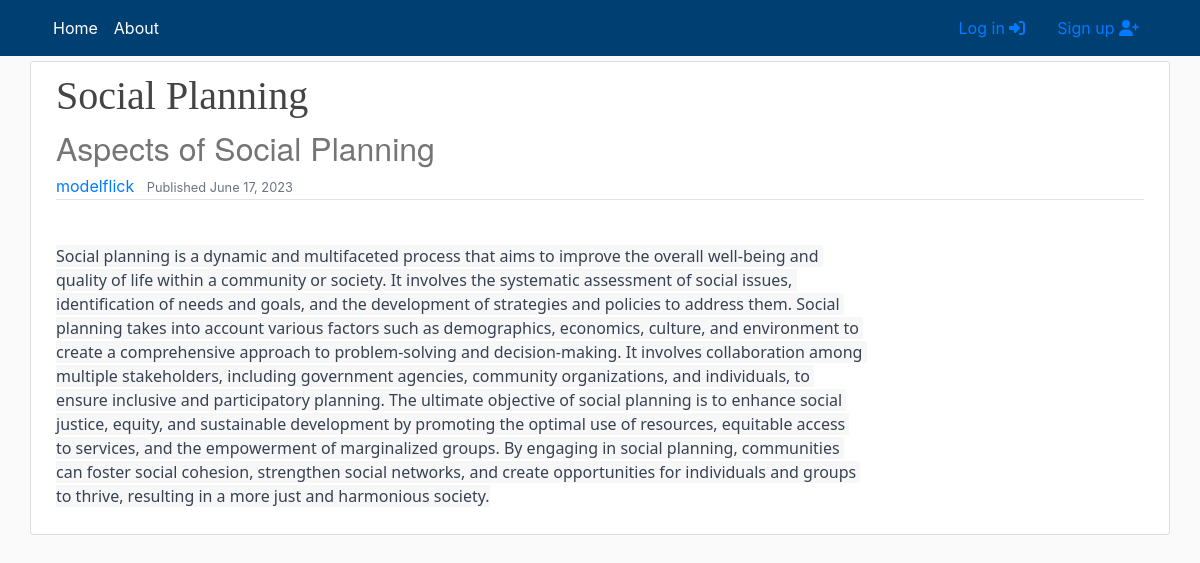
/urbanplanning/socialplanning, run on the app's committed database.
### main/models.py (models this page shows, shortened)
class Article(models.Model):
    def image_upload_to(self, instance=None):
        if instance:
            return os.path.join("ArticleSeries", slugify(self.series.slug),slugify(self.article_slug), instance)
        return None
    title = models.CharField(max_length=200)
    subtitle = models.CharField(max_length=200, default = '', blank = True)
    article_slug = models.SlugField('Article slug', null=False, blank= False, unique=True)
    content = HTMLField(blank=True, default='')
    notes = HTMLField(blank=True, default='')
    published = models.DateTimeField('Date published', default=timezone.now)
    modified = models.DateTimeField('Date modified', default=timezone.now)
    series = models.ForeignKey(ArticleSeries, default= '', verbose_name='Series', on_delete=models.SET_DEFAULT)
    author = models.ForeignKey(get_user_model(), default=1, on_delete=models.SET_DEFAULT)
    image = models.ImageField(default = 'default/noimage.jpg',upload_to = image_upload_to, max_length = 255)
    @property
    def slug(self):
        return self.series.slug + '/' + self.article_slug
    class Meta:
        verbose_name_plural = 'Article'
        ordering = ['-published']

### users/models.py (models this page shows)
class CustomUser(AbstractUser):
    def image_upload_to(self, instance=None):
        if instance:
            return os.path.join("Users", self.username, instance)
        return None
    STATUS = (
        ('regular','regular'),
        ('subscriber','subscriber'),
        ('moderator','moderator')
    )
    email = models.EmailField(unique=True)
    status = models.CharField(max_length=100, choices=STATUS, default='regular')
    description = models.TextField('Description', max_length=600, default='', blank = True)
    image = models.ImageField(default = 'default/user.jpg',upload_to = image_upload_to)
    def __str__(self):
        return self.username

### main/views.py (the view)
# urls.py: path('<series>/<article>', views.article, name = 'series'),
def article(request, series: str, article: str):
    matching_article = Article.objects.filter(series__slug=series, article_slug = article).first()
    return render(
        request=request,
        template_name = 'main/article.html',
        context = {'object': matching_article}
        )

### main/templates/main/article.html
{% extends "main/header.html" %}
{% block content %}
<div class="row media content-section mobiledevice">
    <div class="col-lg-12 col-md-12 col-sm-12">
        <div class="d-flex">
            <div>
                <h1 class="title-style">{{ object.title }}</h1>
                <h2 class="subtitle-style">{{ object.subtitle }}</h2>
            </div>
        </div>
        <div class="d-flex article-metadata">
            <div>
                <a class='mr-2' href="{% url 'profile' object.author %}">{{ object.author }}</a>
                <small class="text-muted">Published {{ object.published|date:"F d, Y" }}</small>
            </div>
        </div>
    </div>
    <div class="col-lg-9 col-md-12 col-sm-12" id="content">
        <div class="article-style">
            {{ object.content|safe }}
        </div>
    </div>
{% endblock content %}

### main/static/main/main.css (style rules this page uses)
:root { --footercolor: #003F72; --navbarcolor: #003F72; --btncolor: #003F72; --socialcolor: #003F72; --brightText: #ffffff; }
body { background: #fafafa; }
h1, h2, h3, h4, h5, h6 { color: #444444; }
.content-section { background: #ffffff; padding: 10px 20px; border: 1px solid #dddddd; border-radius: 3px; margin-bottom: 20px; }
.article-metadata { padding-bottom: 1px; margin-bottom: 4px; border-bottom: 1px solid #e3e3e3 }
@media screen and (min-width: 600px) { .mobiledevice { padding-left: 10px; padding-right: 10px; } }
.title-style { font-family: fell, Georgia, Cambria, 'Times New Roman', Times, serif !important; }
.subtitle-style { font-family: sohne, 'Helvetica Neue', Helvetica, Arial, sans-serif !important; color: rgba(117, 117, 117, 1) !important; }

### data on the page
Article: title "Social Planning", subtitle "Aspects of Social Planning", author "modelflick", published "June 17, 2023", content "Social planning is a dynamic and multifaceted process that aims to improve the overall well-being and quality of life within a community or society. It involves the systematic assessment of social issues, identification of needs and goals, and the development of strategies and policies to address them. Social planning takes into account various factors such as demographics, economics, culture, and environment to create a comprehensive approach to problem-solving and decision-making. It involves collaboration among multiple stakeholders, including government agencies, community organizations, and individuals, to ensure inclusive and participatory planning. The ultimate objective of social…"
